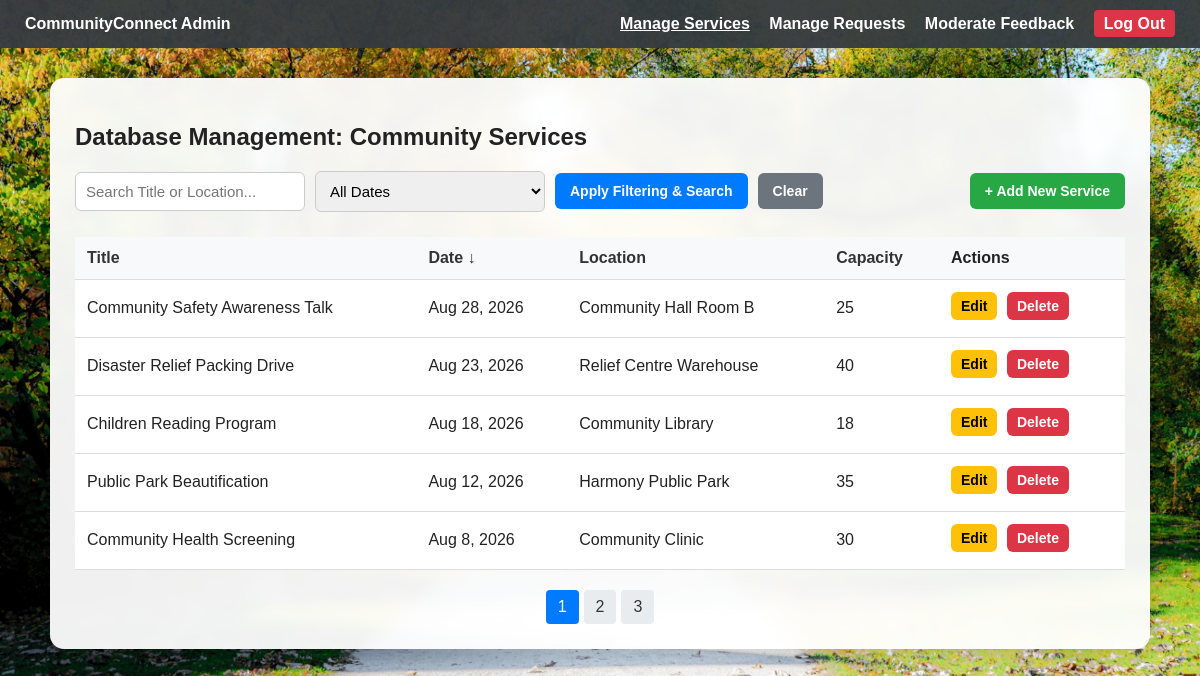
/admin.php (signed in), run on the app's committed database.
### tables this page shows
CREATE TABLE CommunityServices (
    ServiceID INT AUTO_INCREMENT PRIMARY KEY,
    Title VARCHAR(150) NOT NULL,
    Description TEXT NOT NULL,
    EventDate DATE NOT NULL,
    EventStartTime TIME NOT NULL,
    EventEndTime TIME NOT NULL,
    Location VARCHAR(150) NOT NULL,
    Capacity INT NOT NULL,
    AdminID INT,
    CreatedAt TIMESTAMP DEFAULT CURRENT_TIMESTAMP,
    FOREIGN KEY (AdminID) REFERENCES Users(UserID)
);

### admin.php (the view, shortened to what this page needs)
<?php
require 'db_connect.php';
$search = isset($_GET['search']) ? trim($_GET['search']) : '';
$filter = isset($_GET['filter']) ? $_GET['filter'] : 'all';
$sort_col = isset($_GET['sort']) ? $_GET['sort'] : 'EventDate';
$sort_dir = isset($_GET['dir']) && $_GET['dir'] == 'ASC' ? 'ASC' : 'DESC';
$page = isset($_GET['page']) ? intval($_GET['page']) : 1;
$limit = 5;
$sql_where = "WHERE 1=1 ";
$count_query = "SELECT COUNT(*) as total FROM CommunityServices " . $sql_where;
$count_result = $conn->query($count_query);
$total_rows = $count_result->fetch_assoc()['total'];
$total_pages = ceil($total_rows / $limit);
$offset = ($page - 1) * $limit;
$sql = "SELECT * FROM CommunityServices $sql_where ORDER BY $sort_col $sort_dir LIMIT $limit OFFSET $offset";
$result = $conn->query($sql);
function build_url($updates) {
    $params = $_GET;
    foreach($updates as $key => $value) { $params[$key] = $value; }
    return '?' . http_build_query($params);
}
?>
<!DOCTYPE html>
<html lang="en">
<head>
    <link rel="stylesheet" href="style.css">
</head>
<body>
<div class="navbar admin">
    <div><strong>CommunityConnect Admin</strong></div>
    <div>
        <a href="admin.php" style="text-decoration: underline;">Manage Services</a>
        <a href="manage_requests.php">Manage Requests</a>
        <a href="moderate_feedback.php">Moderate Feedback</a>
        <a
            href="logout.php"
            onclick="return confirm('Are you sure you want to log out?');"
            style="background: #dc3545; padding: 5px 10px; border-radius: 4px;"
        >
            Log Out
        </a>
    </div>
</div>
<div class="container">
    <h2>Database Management: Community Services</h2>
    <div class="controls">
        <form action="admin.php" method="GET">
            <input type="text" name="search" placeholder="Search Title or Location..." value="<?php echo htmlspecialchars($search); ?>">
            <select name="filter">
                <option value="all" <?php if($filter == 'all') echo 'selected'; ?>>All Dates</option>
            </select>
            <button type="submit" class="btn-primary">Apply Filtering & Search</button>
            <a href="admin.php" class="btn-secondary">Clear</a>
        </form>
        <a href="admin.php?action=add" class="btn-success">+ Add New Service</a>
    </div>
    <table>
        <thead>
            <tr>
                <?php $next_dir = ($sort_dir == 'ASC') ? 'DESC' : 'ASC'; ?>
                <th><a href="<?php echo build_url(['sort'=>'Title', 'dir'=>$next_dir]); ?>">Title <?php if($sort_col=='Title') echo ($sort_dir=='ASC')?'&uarr;':'&darr;'; ?></a></th>
                <th><a href="<?php echo build_url(['sort'=>'EventDate', 'dir'=>$next_dir]); ?>">Date <?php if($sort_col=='EventDate') echo ($sort_dir=='ASC')?'&uarr;':'&darr;'; ?></a></th>
                <th><a href="<?php echo build_url(['sort'=>'Location', 'dir'=>$next_dir]); ?>">Location <?php if($sort_col=='Location') echo ($sort_dir=='ASC')?'&uarr;':'&darr;'; ?></a></th>
                <th><a href="<?php echo build_url(['sort'=>'Capacity', 'dir'=>$next_dir]); ?>">Capacity <?php if($sort_col=='Capacity') echo ($sort_dir=='ASC')?'&uarr;':'&darr;'; ?></a></th>
                <th>Actions</th>
            </tr>
        </thead>
        <tbody>
            <?php
            if ($result->num_rows > 0) {
                while($row = $result->fetch_assoc()) {
                    echo "<tr>";
                    echo "<td>" . htmlspecialchars($row['Title']) . "</td>";
                    echo "<td>" . date("M j, Y", strtotime($row['EventDate'])) . "</td>";
                    echo "<td>" . htmlspecialchars($row['Location']) . "</td>";
                    echo "<td>" . $row['Capacity'] . "</td>";
                    echo "<td>
                            <a href='admin.php?action=edit&id=" . $row['ServiceID'] . "' class='btn-warning'>Edit</a>
                            <a href='admin.php?delete=" . $row['ServiceID'] . "' class='btn-danger' onclick=\"return confirm('Confirm deletion from database?');\">Delete</a>
                          </td>";
                    echo "</tr>";
                }
            } else {
                echo "<tr><td colspan='5' style='text-align: center;'>No community services found in the database.</td></tr>";
            }
            ?>
        </tbody>
    </table>
    <?php if ($total_pages > 1): ?>
    <div class="pagination">
        <?php for ($i = 1; $i <= $total_pages; $i++): ?>
            <a href="<?php echo build_url(['page' => $i]); ?>" class="<?php echo ($page == $i) ? 'active' : ''; ?>">
                <?php echo $i; ?>
            </a>
        <?php endfor; ?>
    </div>
    <?php endif; ?>
</div>
</body>
</html>

### style.css (style rules this page uses)
* { box-sizing: border-box; }
body { font-family: Arial, sans-serif; margin: 0; color: #222; background-image: url("images/image3.jpg"); background-size: cover; background-position: center; background-repeat: no-repeat; background-attachment: fixed; }
.navbar { background-color: rgba(0, 123, 255, 0.95); padding: 15px 25px; color: white; display: flex; justify-content: space-between; align-items: center; }
.navbar.admin { background-color: rgba(52, 58, 64, 0.95); }
.navbar a { color: white; text-decoration: none; margin-left: 15px; font-weight: bold; }
.container { max-width: 1100px; margin: 30px auto; background: rgba(255, 255, 255, 0.94); padding: 25px; border-radius: 14px; box-shadow: 0 8px 25px rgba(0, 0, 0, 0.18); backdrop-filter: blur(6px); overflow-x: auto; }
input, textarea, select { width: 100%; padding: 10px; margin-top: 6px; margin-bottom: 12px; border: 1px solid #ccc; border-radius: 6px; font-size: 15px; }
button, .btn, .btn-primary, .btn-success, .btn-danger, .btn-warning, .btn-secondary, .btn-view, .btn-join, .btn-back, .btn-feedback, .btn-approve, .btn-reject { display: inline-block; padding: 10px 15px; border: none; border-radius: 6px; cursor: pointer; font-weight: bold; text-decoration: none; text-align: center; font-size: 14px; }
button, .btn-primary { background-color: #007BFF; color: white; }
.btn-success { background-color: #28a745; color: white; }
.btn-danger { background-color: #dc3545; color: white; }
.btn-warning { background-color: #ffc107; color: black; }
.btn-secondary { background-color: #6c757d; color: white; }
td .btn-warning, td .btn-danger, td .btn-success, td .btn-secondary { padding: 6px 10px; font-size: 14px; margin-right: 5px; margin-bottom: 5px; }
table { width: 100%; border-collapse: collapse; margin-top: 20px; background: white; }
th, td { padding: 12px; text-align: left; border-bottom: 1px solid #ddd; }
th { background-color: #f8f9fa; }
th a { color: #333; text-decoration: none; }
.controls { display: flex; justify-content: space-between; align-items: center; gap: 15px; margin-bottom: 25px; }
.controls form { display: flex; align-items: center; gap: 10px; flex-wrap: wrap; margin-bottom: 0; }
.controls input, .controls select { width: 230px; margin: 0; }
.controls button { width: auto; white-space: nowrap; }
.controls .btn-secondary, .controls .btn-success { white-space: nowrap; }
.pagination { margin-top: 20px; display: flex; gap: 5px; justify-content: center; }
.pagination a { padding: 8px 12px; background: #e9ecef; text-decoration: none; color: #333; border-radius: 4px; }
.pagination a.active { background: #007BFF; color: white; }

### data on the page
communityservices: Title "Community Safety Awareness Talk", EventDate "Aug 28, 2026", Location "Community Hall Room B", Capacity "25"
communityservices: Title "Disaster Relief Packing Drive", EventDate "Aug 23, 2026", Location "Relief Centre Warehouse", Capacity "40"
communityservices: Title "Children Reading Program", EventDate "Aug 18, 2026", Location "Community Library", Capacity "18"
communityservices: Title "Public Park Beautification", EventDate "Aug 12, 2026", Location "Harmony Public Park", Capacity "35"
communityservices: Title "Community Health Screening", EventDate "Aug 8, 2026", Location "Community Clinic", Capacity "30"
